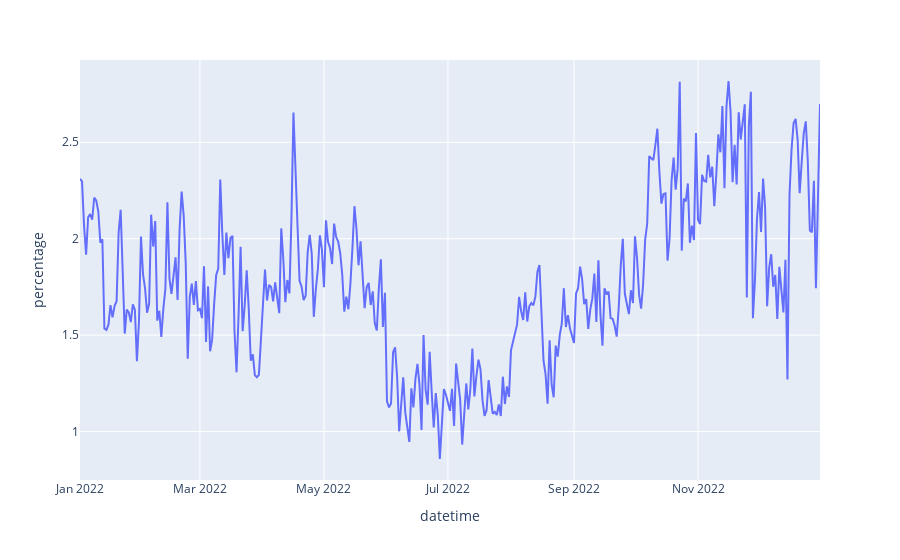

Notebook source saved alongside this figure:
### Code cell
año = 2022

perdidas_year = perdidas[perdidas["datetime"].dt.year == int(año)]
fig1 = px.line(perdidas_year, x = "datetime", y = "percentage", line_group = None)
fig1.show()

### Figure 1 — Plotly figure (JSON) as saved in the notebook; plotly's stock layout.template omitted (floating-point values rounded to 4 significant figures; data arrays with more than 128 entries replaced by an {"elided": "..."} marker saying what was removed)
{"data": [{"hovertemplate": "datetime=%{x}<br>percentage=%{y}<extra></extra>", "legendgroup": "", "line": {"color": "#636efa", "dash": "solid"}, "marker": {"symbol": "circle"}, "mode": "lines", "name": "", "orientation": "v", "showlegend": false, "type": "scatter", "x": {"elided": "365 str values"}, "xaxis": "x", "y": {"elided": "365 float values"}, "yaxis": "y"}], "layout": {"legend": {"tracegroupgap": 0}, "margin": {"t": 60}, "xaxis": {"anchor": "y", "domain": [0, 1], "title": {"text": "datetime"}}, "yaxis": {"anchor": "x", "domain": [0, 1], "title": {"text": "percentage"}}}}
